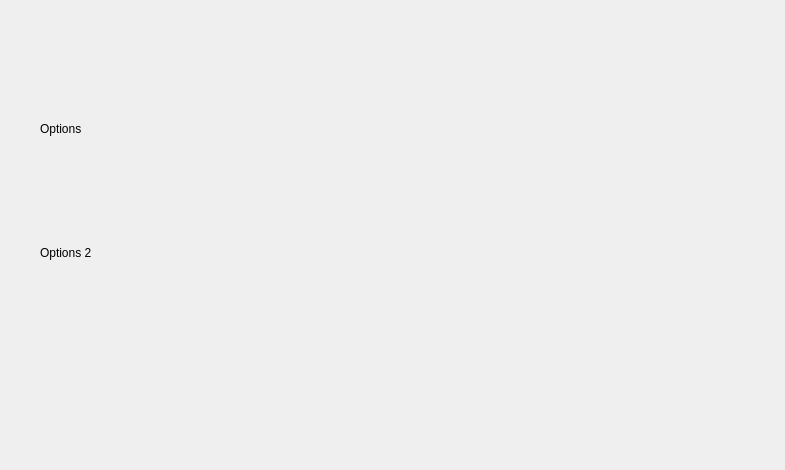
<?xml version="1.0" encoding="UTF-8"?>
<ui version="4.0">
 <class>Form</class>
 <widget class="QWidget" name="Form">
  <property name="geometry">
   <rect>
    <x>0</x>
    <y>0</y>
    <width>785</width>
    <height>470</height>
   </rect>
  </property>
  <property name="windowTitle">
   <string>Form</string>
  </property>
  <widget class="QWidget" name="gridLayoutWidget">
   <property name="geometry">
    <rect>
     <x>40</x>
     <y>70</y>
     <width>481</width>
     <height>241</height>
    </rect>
   </property>
   <layout class="QGridLayout" name="gridLayout">
    <item row="0" column="0">
     <widget class="QLabel" name="label_2">
      <property name="text">
       <string>Options</string>
      </property>
     </widget>
    </item>
    <item row="1" column="0">
     <widget class="QLabel" name="label">
      <property name="text">
       <string>Options 2</string>
      </property>
     </widget>
    </item>
   </layout>
  </widget>
 </widget>
 <resources/>
 <connections/>
</ui>
